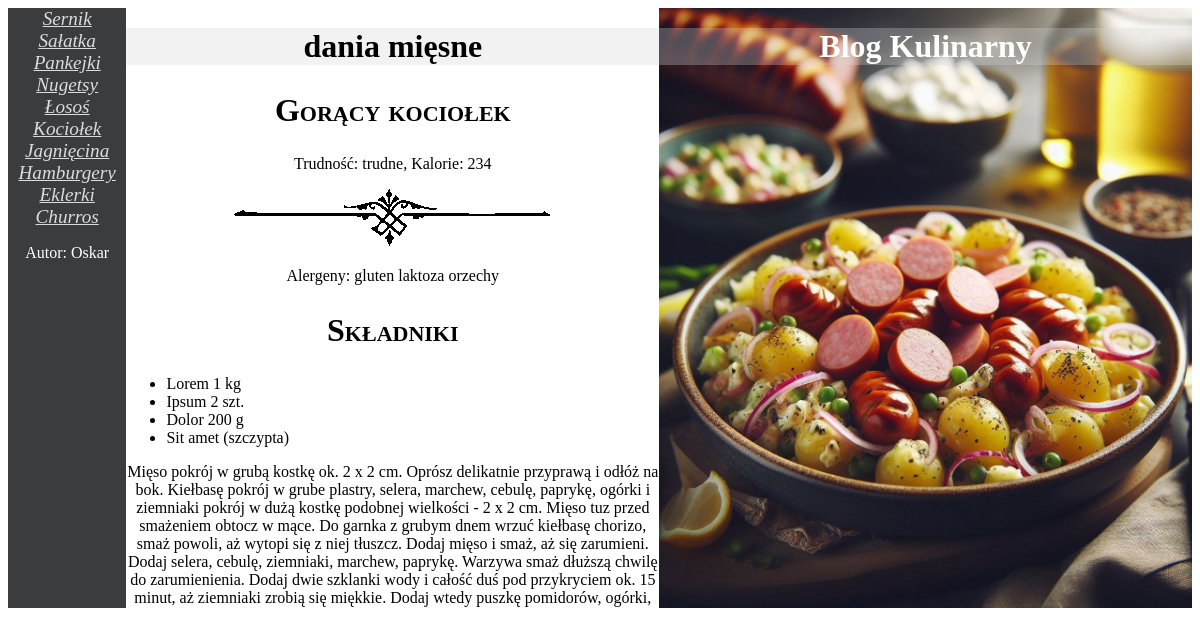
Screenshot of /przepisy/przepisy.php?id=6 with the database file from the repository.
### tables this page shows
CREATE TABLE `potrawy` (
  `idPotrawy` int(10) UNSIGNED NOT NULL,
  `idRodzaje` int(10) UNSIGNED NOT NULL,
  `nazwa` varchar(50) DEFAULT NULL,
  `plik` varchar(50) DEFAULT NULL,
  `trudnosc` tinyint(3) UNSIGNED DEFAULT NULL,
  `kalorie` int(10) UNSIGNED DEFAULT NULL,
  `przepis` text DEFAULT NULL
);

CREATE TABLE `rodzaje` (
  `idRodzaje` int(10) UNSIGNED NOT NULL,
  `rodzaj` varchar(20) DEFAULT NULL
);

CREATE TABLE `alergeny` (
  `idAlergeny` int(10) UNSIGNED NOT NULL,
  `alergen` varchar(30) DEFAULT NULL
);

### przepisy/przepisy.php (the view, shortened to what this page needs)
<!DOCTYPE html>
<html lang="pl">
<head>
    <link rel="stylesheet" href="styl.css">
</head>
<body>
<main>
    <section id="blokboczny">
        <a href="przepisy.php?id=1">Sernik</a><br>
        <a href="przepisy.php?id=2">Sałatka</a><br>
        <a href="przepisy.php?id=3">Pankejki</a><br>
        <a href="przepisy.php?id=4">Nugetsy</a><br>
        <a href="przepisy.php?id=5">Łosoś</a><br>
        <a href="przepisy.php?id=6">Kociołek</a><br>
        <a href="przepisy.php?id=7">Jagnięcina</a><br>
        <a href="przepisy.php?id=8">Hamburgery</a><br>
        <a href="przepisy.php?id=9">Eklerki</a><br>
        <a href="przepisy.php?id=10">Churros</a><br>
        <p>Autor: Oskar</p>
    </section>
    <section id="blokglowny">
        <h1>
            <?php
                $polaczenie = mysqli_connect("localhost", "root", "", "przepisy");
                $id = $_GET['id'] ?? 7;
                $zapytanie = mysqli_query($polaczenie, "SELECT p.nazwa, r.rodzaj FROM potrawy as p JOIN rodzaje as r ON p.idRodzaje = r.idRodzaje " . "where idPotrawy=" . $id . ";");
                $wynik = mysqli_fetch_assoc($zapytanie);
                echo $wynik['rodzaj'];
            ?>
        </h1>
            <?php
                $polaczenie = mysqli_connect("localhost", "root", "", "przepisy");
                $id = $_GET['id'] ?? 7;
                $zapytanie = mysqli_query($polaczenie, "SELECT nazwa, trudnosc, kalorie FROM potrawy WHERE idPotrawy=" . $id . ";");
                $wynik = mysqli_fetch_assoc($zapytanie);
                $trudnosc = " ";
                if ($wynik['trudnosc'] == 1) {
                    $trudnosc = "łatwe";
                } elseif ($wynik['trudnosc'] == 2) {
                    $trudnosc = "średnie";
                } else {
                    $trudnosc = "trudne";
                }
                echo "<h2>" . $wynik['nazwa'] . "</h2>";
                echo "<p>Trudność: " . $trudnosc . ", Kalorie: " . $wynik['kalorie'] . "</p>";
            ?>
        <img src="separator.png" alt="przepis">
            <?php
                $polaczenie = mysqli_connect("localhost", "root", "", "przepisy");
                $id = $_GET['id'];
                $zapytanie = mysqli_query($polaczenie, "SELECT alergeny.alergen FROM alergeny JOIN lista_alergenow ON lista_alergenow.idAlergeny = alergeny.idAlergeny JOIN potrawy ON potrawy.idPotrawy = lista_alergenow.idPotrawy WHERE potrawy.idPotrawy=" . $id . ";");
                echo "<p>Alergeny: ";
                while ($row = mysqli_fetch_assoc($zapytanie)) {
                    echo $row['alergen'] . " ";
                }
                echo "</p>";
            ?>
        <h2>Składniki</h2>
        <ul>
            <li>Lorem 1 kg</li>
            <li>Ipsum 2 szt.</li>
            <li>Dolor 200 g</li>
            <li>Sit amet (szczypta)</li>
        </ul>
        <?php
            $polaczenie = mysqli_connect("localhost", "root", "", "przepisy");
            $id = $_GET['id'];
            $zapytanie = mysqli_query($polaczenie, "SELECT plik, przepis FROM potrawy WHERE idPotrawy = " . $id);
            $wynik = mysqli_fetch_assoc($zapytanie);
            $nazwa_obrazu = $wynik['plik'];
            $przepis = $wynik['przepis'];
            echo "<p>" . $przepis . "</p>";
        ?>
    </section>
    <section id="bloksekcji" style="background-image: url('<?php echo $nazwa_obrazu; ?>');">
        <h1>Blog Kulinarny</h1>
    </section>
</main>
</body>
</html>

### przepisy/styl.css (style rules this page uses)
* { font-family: Garamond; text-align: center; }
main { display: flex; }
#blokboczny { width: 10%; background-color: #3A3C3E; color: white; height: 600px; }
#blokglowny { width: 45%; height: 600px; overflow: auto; }
#bloksekcji { background-size: cover; background-position: center; background-repeat: no-repeat; color: white; width: 45%; height: 600px; }
h1 { background-color: RGB(211 211 211 /0.3); margin-top: 20px; margin-bottom: 20px; margin-left: 0; margin-right: 0; font-size: 2em; }
h2 { font-size: 2em; font-variant: small-caps; }
ul { text-align: left; }
li { text-align: left; }
a { color: gainsboro; font-size: 120%; font-style: italic; }

### rows the page displays
potrawy: idRodzaje.rodzaj "dania mięsne", nazwa "Gorący kociołek", trudnosc "trudne", kalorie "234", przepis "Mięso pokrój w grubą kostkę ok. 2 x 2 cm. Oprósz delikatnie przyprawą i odłóż na bok. Kiełbasę pokrój w grube plastry, selera, marchew, cebulę, paprykę, ogórki i ziemniaki pokrój w dużą kostkę podobnej wielkości - 2 x 2 cm. Mięso tuz przed smażeniem obtocz w mące. Do garnka z grubym dnem wrzuć kiełbasę chorizo, smaż powoli, aż wytopi się z niej tłuszcz. Dodaj mięso i smaż, aż się zarumieni. Dodaj selera, cebulę, ziemniaki, marchew, paprykę. Warzywa smaż dłuższą chwilę do zarumienienia. Dodaj dwie szklanki wody i całość duś pod przykryciem ok. 15 minut, aż ziemniaki zrobią się miękkie. Dodaj wtedy puszkę pomidorów, ogórki,…", plik (picture)
alergeny: alergen "gluten"
alergeny: alergen "laktoza"
alergeny: alergen "orzechy"
